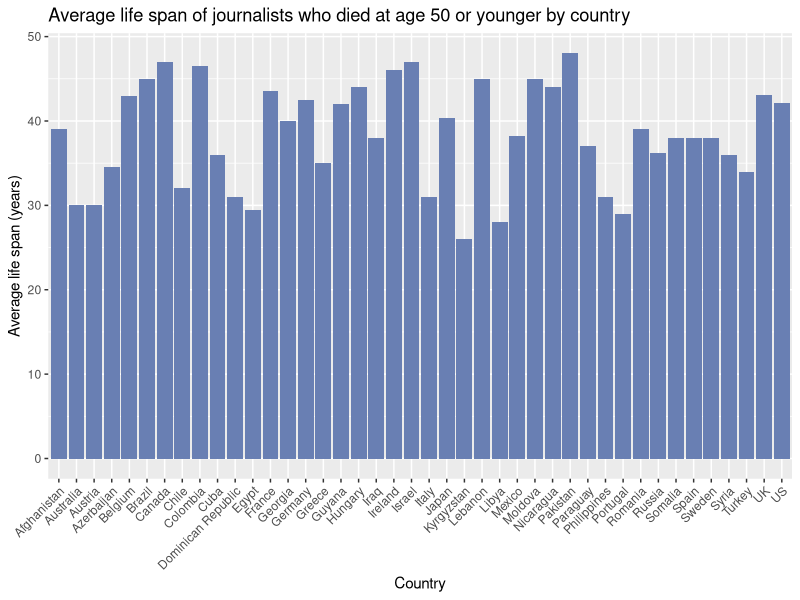

This chart was generated by the following R code: (Note: this script raises an error after producing the figure.)
library(tidyverse)

journalists <- read_csv('journalists.csv') |>
  select(
    "ontology/birthYear",
    "ontology/deathYear",
    "ontology/deathPlace_label"
  ) |>
  rename(
    birth_year  = 'ontology/birthYear',
    death_year  = 'ontology/deathYear',
    death_place = 'ontology/deathPlace_label'
  ) |>
  mutate(
    birth_year = as.numeric(birth_year),
    death_year = as.numeric(death_year)
  ) |>
  mutate(life_length = death_year - birth_year)

young_journalists <- journalists |>
  filter(life_length <= 50) |>
  na.omit() |>
  left_join(read_csv("region_country_mapping.csv"), by = 'death_place') |>
  filter(country != "India") |>         #  ignore India
  select(country, life_length, -death_place) |>
  group_by(country) |>
  summarise(avg_life_span = mean(life_length))

print(young_journalists)

# Bar graph country on x-axis, average life span on y-axis
ggplot(young_journalists, aes(x = country, y = avg_life_span)) +
  geom_col(fill= "#697fb3ff") +
  labs(
    x = "Country",
    y = "Average life span (years)",
    title = "Average life span of journalists who died at age 50 or younger by country"
  ) +
  theme(axis.text.x = element_text(angle = 45,hjust = 1))

ggsave('Average_lifespan_per_country.png', plot = avr_life_span_plot)

